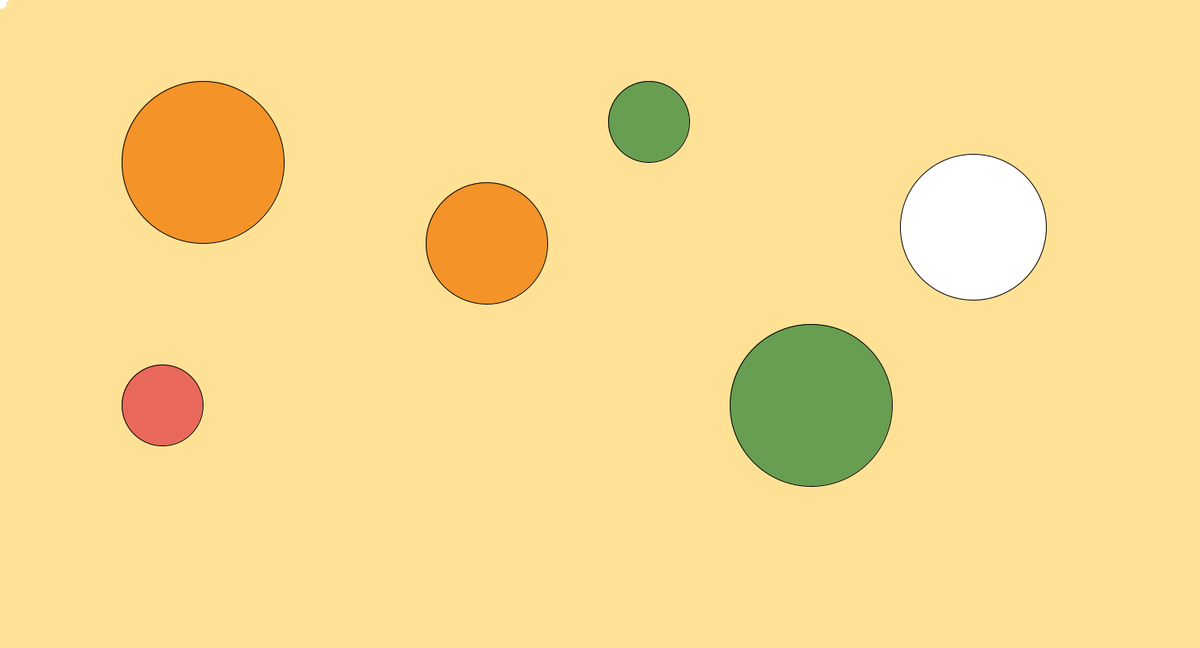
Frame 1 (no input)
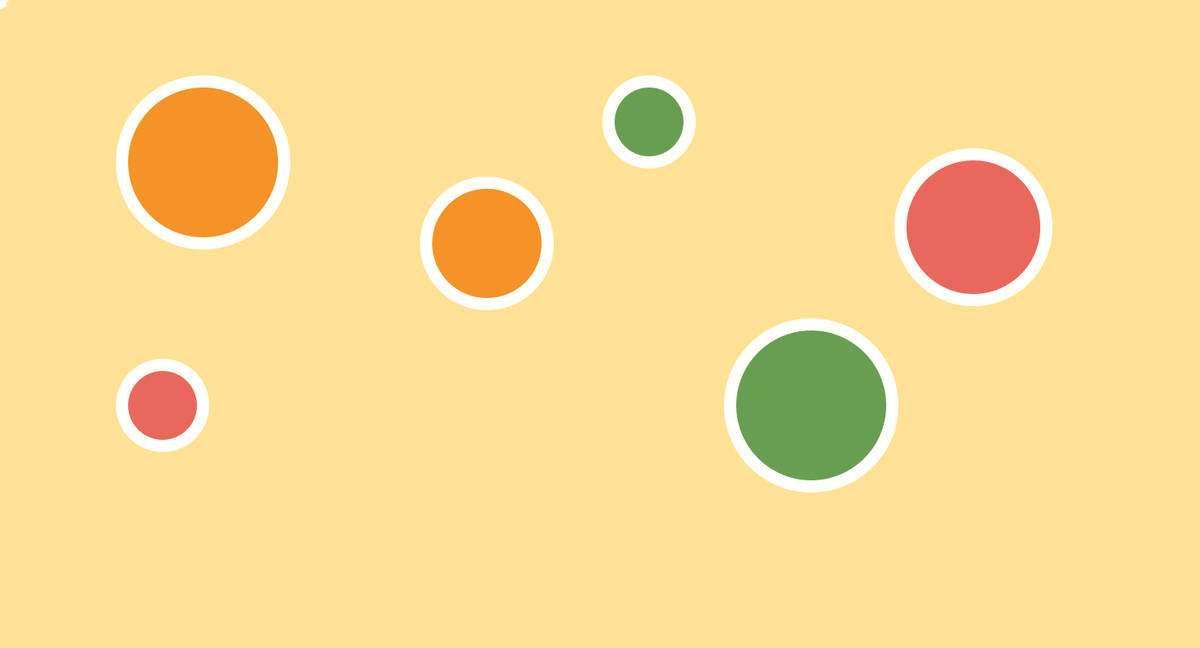
Frame 60 (the mouse pressed at the canvas centre just before this capture)
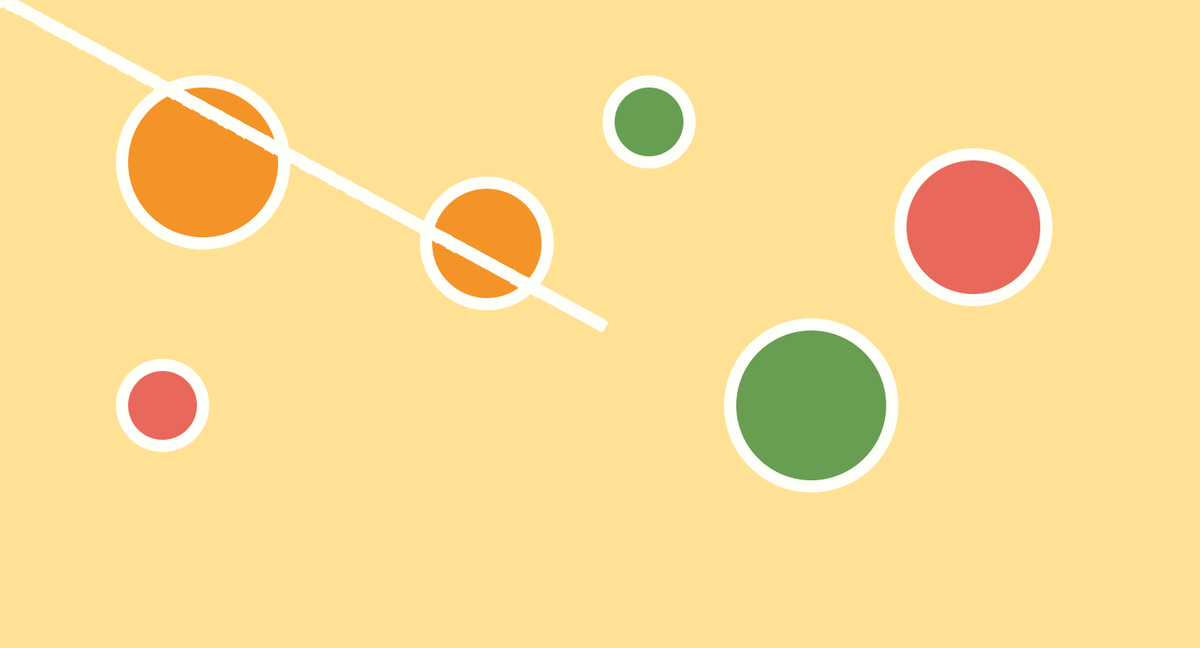
Frame 120 (the mouse held since frame 60 and released just before this capture)

The Processing sketch that drew these frames (run headless with seeded random() and noise(); from frame 60 on, the mouse is pressed at the canvas centre):

// Processing sketch: lost_noodle
// ── lost_noodle.pde
float[] x = new float[400]; 
float[] y = new float[400]; 
float segLength = 5;
int dim;

boolean record;

void setup() {
  size(1480, 800); 
  record = false; 
}

void draw() {
  
  if (record) 
  {
    beginRecord(PDF, "snake-####.pdf");
  }
  background(290, 225, 150); 
  
   ellipse(1200,280,180,180);
  fill(244,147,40);
  
  ellipse(250,200,200,200);
  fill(233,104,92);
  
  ellipse(200,500,100,100);
  fill(104,158,81);
  
   ellipse(800,150,100,100);
  fill(244,147,40);
  
    ellipse(600,300,150,150);
  fill(104,158,81);
  
    ellipse(1000,500,200,200);
  fill(233,104,92);
  
  strokeWeight(15); 
  strokeCap(PROJECT);
  stroke(255, 290, 250); 
  

  dragSegment(0, mouseX, mouseY); 


  for (int i=0; i<x.length-100; i++) { 
    dragSegment(i+ 1, x[i], y[i]);
  }

  if (record)
  {
    record = false;
    endRecord();
  }
}

void dragSegment(int i, float xin, float yin) {
  float dx = xin - x[i];
  float dy = yin - y[i];
  float angle = atan2(dy, dx); 
  x[i] = xin - cos(angle) * segLength; 
  y[i] = yin - sin(angle) * segLength;
  segment(x[i], y[i], angle);
}

void segment(float x, float y, float a) { 
  pushMatrix(); 
  translate(x, y);
  rotate(a);
  line(0, 0, segLength, 0);
  popMatrix();
}

void keyPressed() {
  record = true; 
}
